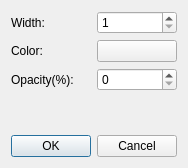
<?xml version="1.0" encoding="UTF-8"?>
<ui version="4.0">
 <class>LineDisplayOptionsDialog</class>
 <widget class="QDialog" name="LineDisplayOptionsDialog">
  <property name="geometry">
   <rect>
    <x>0</x>
    <y>0</y>
    <width>184</width>
    <height>168</height>
   </rect>
  </property>
  <property name="windowTitle">
   <string>Dialog</string>
  </property>
  <layout class="QVBoxLayout" name="verticalLayout">
   <item>
    <layout class="QGridLayout" name="gridLayout">
     <item row="0" column="0">
      <widget class="QLabel" name="label">
       <property name="text">
        <string>Width:</string>
       </property>
      </widget>
     </item>
     <item row="0" column="1">
      <widget class="QSpinBox" name="sbWidth">
       <property name="minimum">
        <number>1</number>
       </property>
      </widget>
     </item>
     <item row="1" column="0">
      <widget class="QLabel" name="label_2">
       <property name="text">
        <string>Color:</string>
       </property>
      </widget>
     </item>
     <item row="1" column="1">
      <widget class="ColorButton" name="cbColor">
       <property name="text">
        <string/>
       </property>
      </widget>
     </item>
     <item row="2" column="0">
      <widget class="QLabel" name="label_3">
       <property name="text">
        <string>Opacity(%):</string>
       </property>
      </widget>
     </item>
     <item row="2" column="1">
      <widget class="QSpinBox" name="sbOpacity">
       <property name="maximum">
        <number>100</number>
       </property>
      </widget>
     </item>
    </layout>
   </item>
   <item>
    <spacer name="verticalSpacer">
     <property name="orientation">
      <enum>Qt::Vertical</enum>
     </property>
     <property name="sizeHint" stdset="0">
      <size>
       <width>20</width>
       <height>10</height>
      </size>
     </property>
    </spacer>
   </item>
   <item>
    <widget class="QDialogButtonBox" name="buttonBox">
     <property name="standardButtons">
      <set>QDialogButtonBox::Cancel|QDialogButtonBox::Ok</set>
     </property>
    </widget>
   </item>
  </layout>
 </widget>
 <customwidgets>
  <customwidget>
   <class>ColorButton</class>
   <extends>QPushButton</extends>
   <header location="global">colorbutton.h</header>
  </customwidget>
 </customwidgets>
 <resources/>
 <connections>
  <connection>
   <sender>buttonBox</sender>
   <signal>accepted()</signal>
   <receiver>LineDisplayOptionsDialog</receiver>
   <slot>accept()</slot>
   <hints>
    <hint type="sourcelabel">
     <x>91</x>
     <y>144</y>
    </hint>
    <hint type="destinationlabel">
     <x>91</x>
     <y>83</y>
    </hint>
   </hints>
  </connection>
  <connection>
   <sender>buttonBox</sender>
   <signal>rejected()</signal>
   <receiver>LineDisplayOptionsDialog</receiver>
   <slot>reject()</slot>
   <hints>
    <hint type="sourcelabel">
     <x>91</x>
     <y>144</y>
    </hint>
    <hint type="destinationlabel">
     <x>91</x>
     <y>83</y>
    </hint>
   </hints>
  </connection>
 </connections>
</ui>
